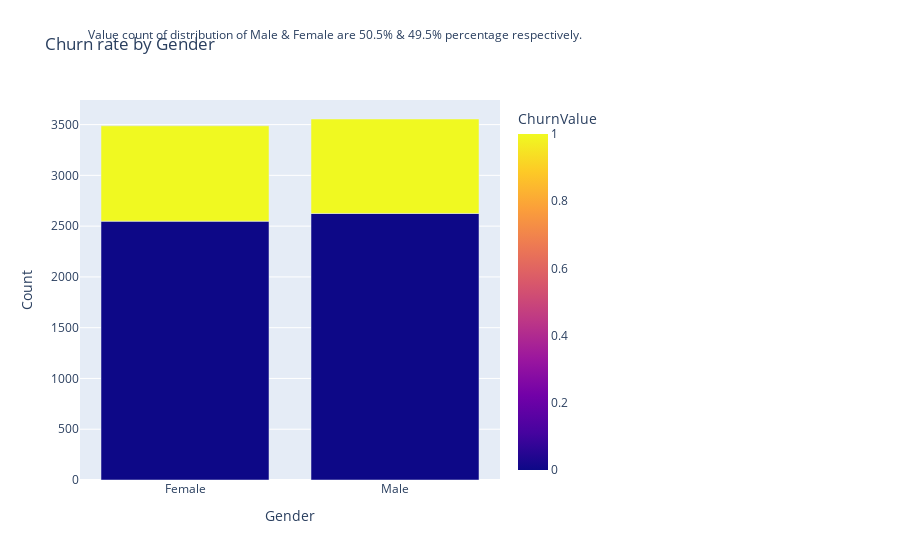
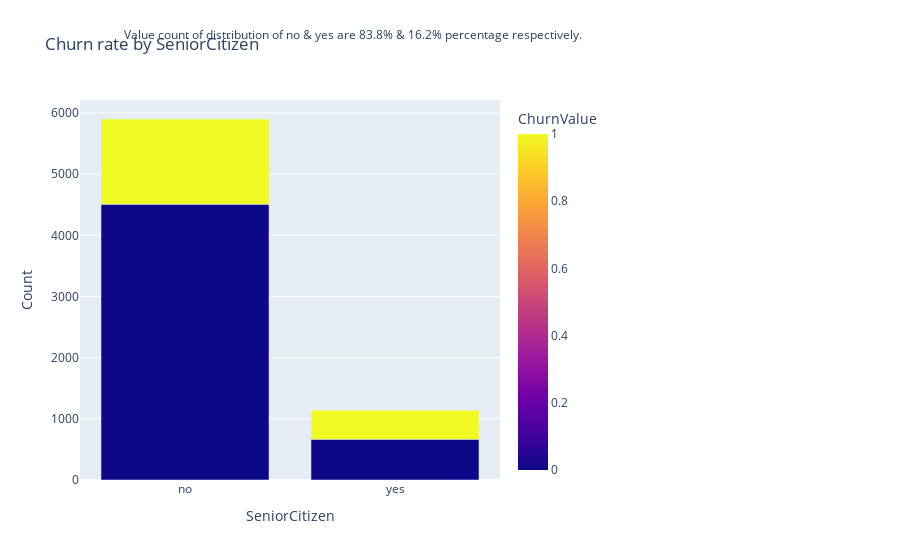
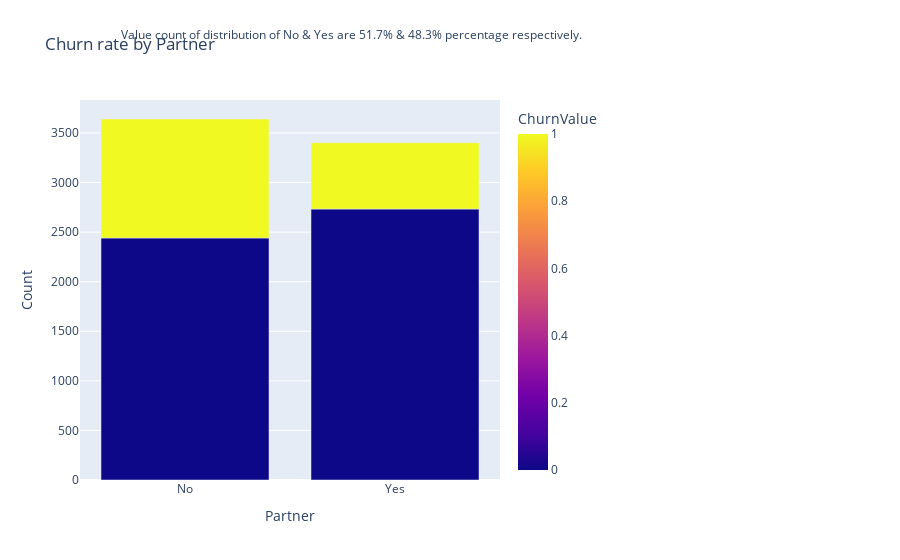
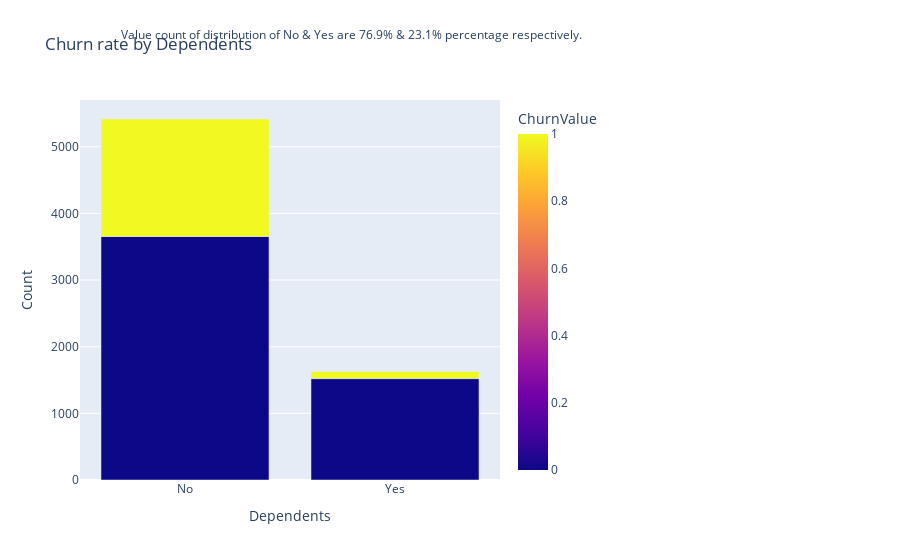

Source (notebook cell) for these figures, in order:
### Markdown cell above
### Bar Plots (Cat Vs. Target)

### Code cell
for cat_col in one_hot_cols:
  bar(cat_col)

### Figure 1 — Plotly figure (JSON) as saved in the notebook; plotly's stock layout.template omitted (floating-point values rounded to 4 significant figures)
{"data": [{"alignmentgroup": "True", "hovertemplate": "Gender=%{x}<br>Count=%{y}<br>ChurnValue=%{marker.color}<extra></extra>", "legendgroup": "", "marker": {"color": [0, 1, 0, 1], "coloraxis": "coloraxis", "pattern": {"shape": ""}}, "name": "", "offsetgroup": "", "orientation": "v", "showlegend": false, "textposition": "auto", "type": "bar", "x": ["Female", "Female", "Male", "Male"], "xaxis": "x", "y": [2549, 939, 2625, 930], "yaxis": "y"}], "layout": {"annotations": [{"showarrow": false, "text": "Value count of distribution of Male & Female are 50.5% & 49.5% percentage respectively.", "x": 1.2, "xref": "paper", "y": 1.2, "yref": "paper"}], "barmode": "group", "coloraxis": {"colorbar": {"title": {"text": "ChurnValue"}}, "colorscale": [[0, "#0d0887"], [0.1111, "#46039f"], [0.2222, "#7201a8"], [0.3333, "#9c179e"], [0.4444, "#bd3786"], [0.5556, "#d8576b"], [0.6667, "#ed7953"], [0.7778, "#fb9f3a"], [0.8889, "#fdca26"], [1, "#f0f921"]]}, "legend": {"tracegroupgap": 0}, "margin": {"r": 400}, "title": {"text": "Churn rate by Gender"}, "xaxis": {"anchor": "y", "domain": [0, 1], "title": {"text": "Gender"}}, "yaxis": {"anchor": "x", "domain": [0, 1], "title": {"text": "Count"}}}}

### Figure 2 — Plotly figure (JSON) as saved in the notebook; plotly's stock layout.template omitted (floating-point values rounded to 4 significant figures)
{"data": [{"alignmentgroup": "True", "hovertemplate": "SeniorCitizen=%{x}<br>Count=%{y}<br>ChurnValue=%{marker.color}<extra></extra>", "legendgroup": "", "marker": {"color": [0, 1, 0, 1], "coloraxis": "coloraxis", "pattern": {"shape": ""}}, "name": "", "offsetgroup": "", "orientation": "v", "showlegend": false, "textposition": "auto", "type": "bar", "x": ["no", "no", "yes", "yes"], "xaxis": "x", "y": [4508, 1393, 666, 476], "yaxis": "y"}], "layout": {"annotations": [{"showarrow": false, "text": "Value count of distribution of no & yes are 83.8% & 16.2% percentage respectively.", "x": 1.2, "xref": "paper", "y": 1.2, "yref": "paper"}], "barmode": "group", "coloraxis": {"colorbar": {"title": {"text": "ChurnValue"}}, "colorscale": [[0, "#0d0887"], [0.1111, "#46039f"], [0.2222, "#7201a8"], [0.3333, "#9c179e"], [0.4444, "#bd3786"], [0.5556, "#d8576b"], [0.6667, "#ed7953"], [0.7778, "#fb9f3a"], [0.8889, "#fdca26"], [1, "#f0f921"]]}, "legend": {"tracegroupgap": 0}, "margin": {"r": 400}, "title": {"text": "Churn rate by SeniorCitizen"}, "xaxis": {"anchor": "y", "domain": [0, 1], "title": {"text": "SeniorCitizen"}}, "yaxis": {"anchor": "x", "domain": [0, 1], "title": {"text": "Count"}}}}

### Figure 3 — Plotly figure (JSON) as saved in the notebook; plotly's stock layout.template omitted (floating-point values rounded to 4 significant figures)
{"data": [{"alignmentgroup": "True", "hovertemplate": "Partner=%{x}<br>Count=%{y}<br>ChurnValue=%{marker.color}<extra></extra>", "legendgroup": "", "marker": {"color": [0, 1, 0, 1], "coloraxis": "coloraxis", "pattern": {"shape": ""}}, "name": "", "offsetgroup": "", "orientation": "v", "showlegend": false, "textposition": "auto", "type": "bar", "x": ["No", "No", "Yes", "Yes"], "xaxis": "x", "y": [2441, 1200, 2733, 669], "yaxis": "y"}], "layout": {"annotations": [{"showarrow": false, "text": "Value count of distribution of No & Yes are 51.7% & 48.3% percentage respectively.", "x": 1.2, "xref": "paper", "y": 1.2, "yref": "paper"}], "barmode": "group", "coloraxis": {"colorbar": {"title": {"text": "ChurnValue"}}, "colorscale": [[0, "#0d0887"], [0.1111, "#46039f"], [0.2222, "#7201a8"], [0.3333, "#9c179e"], [0.4444, "#bd3786"], [0.5556, "#d8576b"], [0.6667, "#ed7953"], [0.7778, "#fb9f3a"], [0.8889, "#fdca26"], [1, "#f0f921"]]}, "legend": {"tracegroupgap": 0}, "margin": {"r": 400}, "title": {"text": "Churn rate by Partner"}, "xaxis": {"anchor": "y", "domain": [0, 1], "title": {"text": "Partner"}}, "yaxis": {"anchor": "x", "domain": [0, 1], "title": {"text": "Count"}}}}

### Figure 4 — Plotly figure (JSON) as saved in the notebook; plotly's stock layout.template omitted (floating-point values rounded to 4 significant figures)
{"data": [{"alignmentgroup": "True", "hovertemplate": "Dependents=%{x}<br>Count=%{y}<br>ChurnValue=%{marker.color}<extra></extra>", "legendgroup": "", "marker": {"color": [0, 1, 0, 1], "coloraxis": "coloraxis", "pattern": {"shape": ""}}, "name": "", "offsetgroup": "", "orientation": "v", "showlegend": false, "textposition": "auto", "type": "bar", "x": ["No", "No", "Yes", "Yes"], "xaxis": "x", "y": [3653, 1763, 1521, 106], "yaxis": "y"}], "layout": {"annotations": [{"showarrow": false, "text": "Value count of distribution of No & Yes are 76.9% & 23.1% percentage respectively.", "x": 1.2, "xref": "paper", "y": 1.2, "yref": "paper"}], "barmode": "group", "coloraxis": {"colorbar": {"title": {"text": "ChurnValue"}}, "colorscale": [[0, "#0d0887"], [0.1111, "#46039f"], [0.2222, "#7201a8"], [0.3333, "#9c179e"], [0.4444, "#bd3786"], [0.5556, "#d8576b"], [0.6667, "#ed7953"], [0.7778, "#fb9f3a"], [0.8889, "#fdca26"], [1, "#f0f921"]]}, "legend": {"tracegroupgap": 0}, "margin": {"r": 400}, "title": {"text": "Churn rate by Dependents"}, "xaxis": {"anchor": "y", "domain": [0, 1], "title": {"text": "Dependents"}}, "yaxis": {"anchor": "x", "domain": [0, 1], "title": {"text": "Count"}}}}
